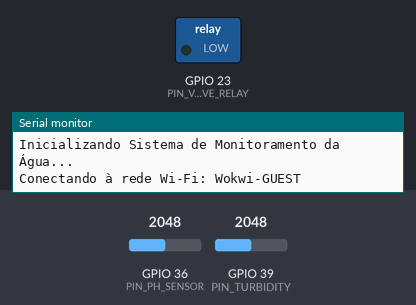
Bench run of a sketch on a simulated ESP32. Parts: switched loads named in the sketch (green lamp = pin HIGH), the last lines printed to the serial monitor. The test bench sets the inputs (shaded band); at power-on: GPIO 36 (PIN_PH_SENSOR) = 2048, GPIO 39 (PIN_TURBIDITY) = 2048. WiFi joins after 1.5 s; servers stay silent unless stated; EEPROM starts erased; no MQTT or app messages arrive unless stated.

Above: at 0.1 s.
At 1.8 s:
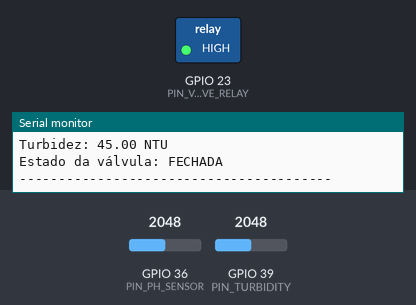
Timing chart, 0 to 3.3 s (numbered marks = the images above):
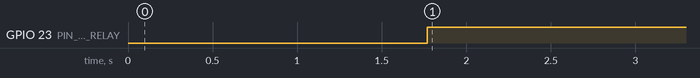

Measured:
- by itself, GPIO 23 (PIN_VALVE_RELAY): LOW → HIGH at 1.8 s

The sketch:

sistema_monitoramento_agua.ino
```cpp
#include <WiFi.h>
#include <PubSubClient.h>
#include <EEPROM.h>

// Definições de pinos
#define PIN_PH_SENSOR    36  // GPIO36 (VDET_1)
#define PIN_TURBIDITY    39  // GPIO39 (VDET_2)
#define PIN_VALVE_RELAY  23  // GPIO23 para controle da válvula solenoide

// Constantes para calibração dos sensores
#define PH_OFFSET        0.00
#define PH_SAMPLES       10
#define TURBIDITY_SAMPLES 10

// Limites para acionamento da válvula
#define PH_MIN           6.5
#define PH_MAX           8.5
#define TURBIDITY_MAX    50.0  // NTU

// Configurações de rede Wi-Fi
const char* ssid = "Wokwi-GUEST";
const char* password = "";

// Configurações MQTT
const char* mqtt_server = "broker.hivemq.com";
const int mqtt_port = 1883;
const char* mqtt_client_id = "ESP32_MonitorAgua";
const char* mqtt_topic_ph = "agua/ph";
const char* mqtt_topic_turbidity = "agua/turbidez";
const char* mqtt_topic_valve = "agua/valvula";

// Variáveis globais
float ph_value = 0.0;
float turbidity_value = 0.0;
bool valve_state = false;
unsigned long last_reading_time = 0;
const unsigned long reading_interval = 5000; // 5 minutos em milissegundos

// Objetos para Wi-Fi e MQTT
WiFiClient espClient;
PubSubClient client(espClient);

void setup() {
  // Inicialização da comunicação serial
  Serial.begin(115200);
  Serial.println("Inicializando Sistema de Monitoramento da Água...");

  // Configuração dos pinos
  pinMode(PIN_VALVE_RELAY, OUTPUT);
  digitalWrite(PIN_VALVE_RELAY, LOW); // Válvula fechada inicialmente

  // Inicialização da EEPROM para armazenar dados de calibração
  EEPROM.begin(512);

  // Conexão Wi-Fi
  setup_wifi();

  // Configuração MQTT
  client.setServer(mqtt_server, mqtt_port);
  client.setCallback(callback);

  Serial.println("Sistema inicializado e pronto para monitoramento!");
}

void loop() {
  // Verifica conexão MQTT e reconecta se necessário
  if (!client.connected()) {
    reconnect_mqtt();
  }
  client.loop();

  // Verifica se é hora de fazer uma nova leitura (a cada 5 minutos)
  unsigned long current_time = millis();
  if (current_time - last_reading_time >= reading_interval || last_reading_time == 0) {
    last_reading_time = current_time;

    // Leitura dos sensores
    read_sensors();

    // Processamento e tomada de decisão
    process_data();

    // Publicação dos dados via MQTT
    publish_data();

    // Exibe informações no monitor serial
    print_data();
  }
}

// Função para configurar conexão Wi-Fi
void setup_wifi() {
  delay(10);
  Serial.println();
  Serial.print("Conectando à rede Wi-Fi: ");
  Serial.println(ssid);

  WiFi.begin(ssid, password);

  while (WiFi.status() != WL_CONNECTED) {
    delay(500);
    Serial.print(".");
  }

  Serial.println("");
  Serial.println("Wi-Fi conectado");
  Serial.print("Endereço IP: ");
  Serial.println(WiFi.localIP());
}

// Função de callback para receber mensagens MQTT
void callback(char* topic, byte* payload, unsigned int length) {
  Serial.print("Mensagem recebida no tópico: ");
  Serial.println(topic);

  // Implementar lógica para receber comandos remotos se necessário
}

// Função para reconectar ao broker MQTT
void reconnect_mqtt() {
  while (!client.connected()) {
    Serial.print("Tentando conexão MQTT...");
    if (client.connect(mqtt_client_id)) {
      Serial.println("conectado");

      // Inscrição em tópicos para receber comandos (se necessário)
      // client.subscribe("agua/comandos");
    } else {
      Serial.print("falha, rc=");
      Serial.print(client.state());
      Serial.println(" tentando novamente em 5 segundos");
      delay(5000);
    }
  }
}

// Função para ler os sensores
void read_sensors() {
  // Leitura do sensor de pH com média de amostras
  float ph_sum = 0;
  for (int i = 0; i < PH_SAMPLES; i++) {
    int ph_raw = analogRead(PIN_PH_SENSOR);
    float voltage = ph_raw * (3.3 / 4095.0);
    // Conversão de tensão para pH (calibração aproximada)
    // pH = 7 - ((2.5 - voltage) / 0.18)
    float ph_sample = 7 - ((2.5 - voltage) / 0.18) + PH_OFFSET;
    ph_sum += ph_sample;
    delay(10);
  }
  ph_value = ph_sum / PH_SAMPLES;

  // Leitura do sensor de turbidez com média de amostras
  float turbidity_sum = 0;
  for (int i = 0; i < TURBIDITY_SAMPLES; i++) {
    int turbidity_raw = analogRead(PIN_TURBIDITY);

    // Reduz a sensibilidade mapeando para uma faixa menor
    float turbidity_sample = map(turbidity_raw, 0, 4095, 0, 90);

    // Alternativa com a fórmula original
    // float voltage = turbidity_raw * (3.3 / 4095.0);
    // float turbidity_sample = (-1120.4 * voltage * voltage + 5742.3 * voltage - 4352.9) / 4;

    turbidity_sum += turbidity_sample;
    delay(10);
  }
  turbidity_value = turbidity_sum / TURBIDITY_SAMPLES;
}

// Função para processar dados e tomar decisões
void process_data() {
  // Verifica se os parâmetros estão fora dos limites aceitáveis
  bool ph_out_of_range = (ph_value < PH_MIN || ph_value > PH_MAX);
  bool turbidity_out_of_range = (turbidity_value > TURBIDITY_MAX);

  // Aciona a válvula se necessário
  if (ph_out_of_range || turbidity_out_of_range) {
    digitalWrite(PIN_VALVE_RELAY, HIGH); // Fecha a válvula
    valve_state = true;
    Serial.println("ALERTA: Parâmetros fora do limite! Válvula fechada.");
  } else {
    digitalWrite(PIN_VALVE_RELAY, LOW); // Abre a válvula
    valve_state = false;
  }
}

// Função para publicar dados via MQTT
void publish_data() {
  // Converte valores para strings
  char ph_str[10];
  char turbidity_str[10];
  char valve_str[6];

  dtostrf(ph_value, 4, 2, ph_str);
  dtostrf(turbidity_value, 6, 2, turbidity_str);
  strcpy(valve_str, valve_state ? "FECHADA" : "ABERTA");

  // Publica os dados nos tópicos MQTT
  client.publish(mqtt_topic_ph, ph_str);
  client.publish(mqtt_topic_turbidity, turbidity_str);
  client.publish(mqtt_topic_valve, valve_str);

  Serial.println("Dados publicados via MQTT");
}

// Função para exibir dados no monitor serial
void print_data() {-
  Serial.println("----------------------------------------");
  Serial.println("LEITURA DE SENSORES:");
  Serial.print("pH: ");
  Serial.println(ph_value, 2);
  Serial.print("Turbidez: ");
  Serial.print(turbidity_value, 2);
  Serial.println(" NTU");
  Serial.print("Estado da válvula: ");
  Serial.println(valve_state ? "FECHADA" : "ABERTA");
  Serial.println("----------------------------------------");
}
```
